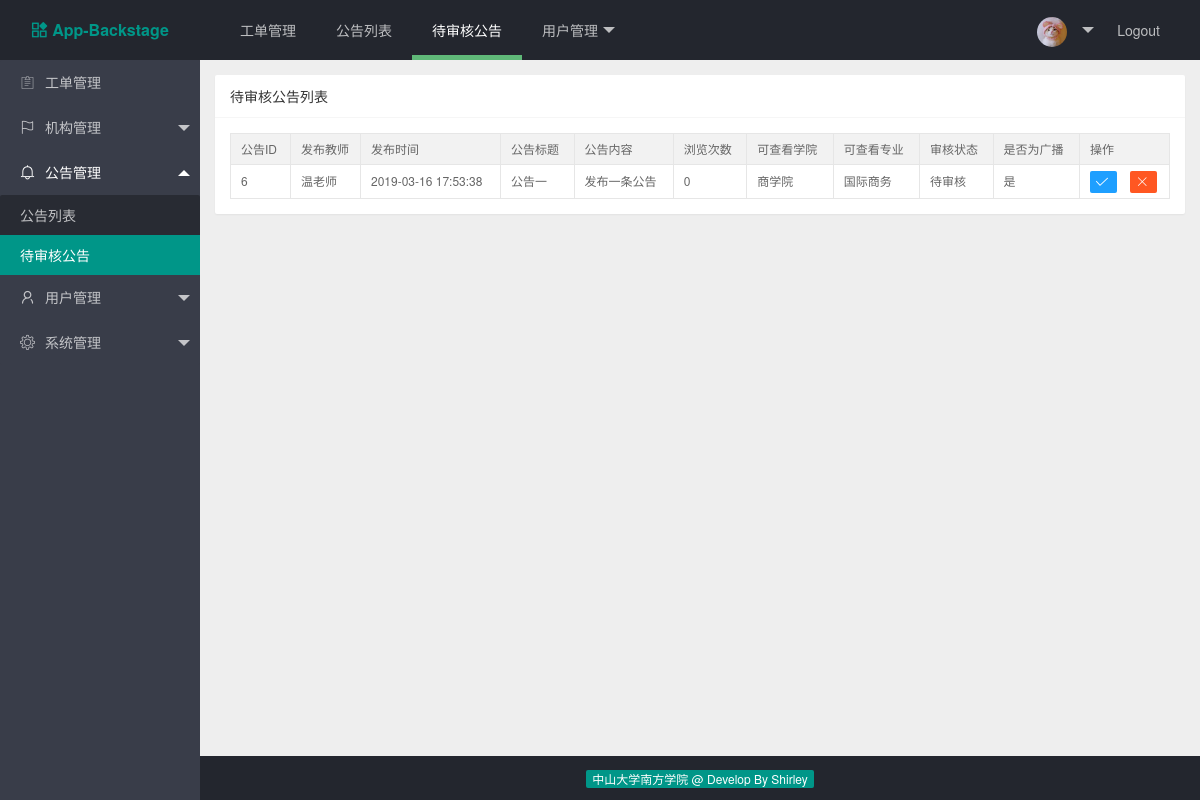
/index.php/web/nt_mgt/unreview_list, run on the app's committed database.
### tables this page shows
CREATE TABLE IF NOT EXISTS `notice_tb` (
  `notice_id` int(11) NOT NULL AUTO_INCREMENT COMMENT '公告ID',
  `notice_tea_id` int(11) NOT NULL COMMENT '发布公告教师的ID',
  `notice_time` datetime NOT NULL COMMENT '发布公告的时间',
  `notice_title` varchar(200) NOT NULL DEFAULT '0' COMMENT '公告标题',
  `notice_content` text NOT NULL COMMENT '公告内容',
  `notice_read_times` int(11) NOT NULL DEFAULT '0' COMMENT '公告被浏览次数',
  `college_id` int(11) NOT NULL COMMENT '可查看的学院ID',
  `major_id` int(11) NOT NULL COMMENT '可查看的专业ID',
  `notice_pass_review` int(11) NOT NULL COMMENT '是否通过审核',
  `notice_is_all` int(11) DEFAULT NULL COMMENT '是否发送至全校',
  PRIMARY KEY (`notice_id`)
);

CREATE TABLE IF NOT EXISTS `tea_user_tb` (
  `tea_id` bigint(20) NOT NULL AUTO_INCREMENT COMMENT '教师用户ID',
  `role_id` int(11) NOT NULL DEFAULT '0' COMMENT '角色ID',
  `tea_account` varchar(50) NOT NULL DEFAULT '0' COMMENT '工号，为登录账号',
  `tea_password` varchar(50) NOT NULL DEFAULT '0' COMMENT '登录密码',
  `tea_name` varchar(50) NOT NULL DEFAULT '0' COMMENT '教师姓名',
  `tea_spell` varchar(50) NOT NULL DEFAULT '0' COMMENT '姓名拼音',
  `tea_sex` varchar(50) NOT NULL DEFAULT '0' COMMENT '教师性别',
  `college_id` int(11) DEFAULT NULL COMMENT '学院ID',
  `major_id` int(11) DEFAULT NULL COMMENT '专业ID',
  `tea_phone` varchar(50) DEFAULT NULL COMMENT '电话',
  `tea_course` varchar(200) DEFAULT NULL COMMENT '所有教授课程，以逗号分隔',
  `tea_isInstructor` int(2) DEFAULT NULL COMMENT '是否为辅导员',
  PRIMARY KEY (`tea_id`)
);

CREATE TABLE IF NOT EXISTS `college_info_tb` (
  `college_id` int(11) NOT NULL AUTO_INCREMENT COMMENT '学院id',
  `college_name` varchar(200) NOT NULL COMMENT '学院名称',
  `college_icon` varchar(100) NOT NULL COMMENT '学院图标',
  `college_address` varchar(300) NOT NULL COMMENT '学院地址',
  `college_introduction` text NOT NULL COMMENT '学院简介',
  PRIMARY KEY (`college_id`)
);

CREATE TABLE IF NOT EXISTS `major_info_tb` (
  `major_id` int(11) NOT NULL AUTO_INCREMENT COMMENT '专业id',
  `college_id` int(11) NOT NULL COMMENT '所属学院id',
  `major_name` varchar(50) NOT NULL COMMENT '专业名称',
  `major_introduction` varchar(800) NOT NULL COMMENT '专业简介',
  PRIMARY KEY (`major_id`)
);

### application/controllers/web/Notice.php (called while the page is built, shortened)
<?php
class Notice extends CI_Controller {
	public function get_unreview_notice()
	{
		$this->load->model('web/notice_model');
		$res = $this->notice_model->get_unreview_notice();
		return $res;
	}
	public function unreview($page = 'unreview')
	{
		$data['unreview_notice_list'] = $this->get_unreview_notice();
		$this->load->view('common/header');
		$this->load->view('common/navbar');
		$this->load->view('common/sidebar');
		$this->load->view('notice/unreview', $data);
		$this->load->view('common/footer');
	}
}

### index.php (called while the page is built, shortened)
<?php
require_once BASEPATH.'core/CodeIgniter.php';

### application/models/web/Notice_model.php (called while the page is built, shortened)
<?php
class Notice_model extends CI_Model {
    public static $table_name = 'notice_tb';
    public function get_unreview_notice()
    {
        $this->db->select('*');
        $this->db->join('college_info_tb','college_info_tb.college_id = notice_tb.college_id');
        $this->db->join('major_info_tb','major_info_tb.major_id = notice_tb.major_id');
        $this->db->join('tea_user_tb','tea_user_tb.tea_id = notice_tb.notice_tea_id');
        $this->db->where('notice_pass_review', 0);
        $query_res = $this->db->get(self::$table_name);
        return $query_res->result_array();
    }
}

### application/views/notice/unreview.php (the view)
<div class="layui-body layui-bg-gray">
    <div style="padding: 15px;" id="unreview_list">
        <div class="layui-card">
            <div class="layui-card-header">
                待审核公告列表
            </div>
            <div class="layui-card-body">
                <table class="layui-table" lay-size="sm">
                    <colgroup>
                        <col width="60">
                        <col width="70">
                        <col width="140">
                        <col>
                        <col>
                        <col>
                        <col>
                        <col>
                        <col>
                        <col>
                        <col width="90">
                    </colgroup>
                    <thead>
                        <tr>
                            <th>公告ID</th>
                            <th>发布教师</th>
                            <th>发布时间</th>
                            <th>公告标题</th>
                            <th>公告内容</th>
                            <th>浏览次数</th>
                            <th>可查看学院</th>
                            <th>可查看专业</th>
                            <th>审核状态</th>
                            <th>是否为广播</th>
                            <th>操作</th>
                        </tr>
                    </thead>
                    <tbody>
                        <?php foreach ($unreview_notice_list as $notice):?>
                            <tr>
                                <td><?php echo $notice['notice_id'];?></td>
                                <td><?php echo $notice['tea_name'];?></td>
                                <td><?php echo $notice['notice_time'];?></td>
                                <td><?php echo $notice['notice_title'];?></td>
                                <td><?php echo $notice['notice_content'];?></td>
                                <td><?php echo $notice['notice_read_times'];?></td>
                                <td><?php echo $notice['college_name'];?></td>
                                <td><?php echo $notice['major_name'];?></td>
                                <td>
                                    <?php
                                        if ($notice['notice_pass_review'] === '0') {
                                            echo '待审核';
                                        } else if ($notice['notice_pass_review'] === '1') {
                                            echo '审核通过';
                                        } else {
                                            echo '审核不通过';
                                        }
                                    ?>
                                </td>
                                <td><?php echo $notice['notice_content'] === '0' ? '否' : '是';?></td>
                                <td>
                                    <a title="点击审核通过" href="<?php echo site_url('web/nt_mgt/pass_notice').'?notice_id='.$notice['notice_id']; ?>"
                                        class="layui-btn layui-btn-normal layui-btn-xs">
                                        <i class="layui-icon">&#xe605;</i>
                                    </a>
                                    <a title="点击审核不通过" href="<?php echo site_url('web/nt_mgt/unpass_notice').'?notice_id='.$notice['notice_id']; ?>"
                                        class="layui-btn layui-btn-danger layui-btn-xs">
                                        <i class="layui-icon">&#x1006;</i>
                                    </a>
                                </td>
                            </tr>
                        <?php endforeach;?>
                    </tbody>
                </table>
            </div>
        </div>
    </div>
</div>

### public/layui/css/layui.css (style rules this page uses)
.layui-btn,.layui-edge,.layui-inline,img { vertical-align:middle }
.layui-btn,.layui-disabled,.layui-icon,.layui-unselect { -webkit-user-select:none;-ms-user-select:none;-moz-user-select:none }
blockquote,body,button,dd,div,dl,dt,form,h1,h2,h3,h4,h5,h6,input,li,ol,p,pre,td,textarea,th,ul { margin:0;padding:0;-webkit-tap-highlight-color:rgba(0,0,0,0) }
table { border-collapse:collapse;border-spacing:0 }
body { line-height:24px;font:14px Helvetica Neue,Helvetica,PingFang SC,Tahoma,Arial,sans-serif }
a { color:#333;text-decoration:none }
.layui-icon { font-family:layui-icon!important;font-size:16px;font-style:normal;-webkit-font-smoothing:antialiased;-moz-osx-font-smoothing:grayscale }
.layui-body { position:absolute;left:200px;right:0;top:0;bottom:0;z-index:998;width:auto;overflow:hidden;overflow-y:auto;box-sizing:border-box }
.layui-layout-body { overflow:hidden }
.layui-layout-admin .layui-body { top:60px;bottom:44px }
.layui-btn,.layui-input,.layui-select,.layui-textarea,.layui-upload-button { outline:0;-webkit-appearance:none;transition:all .3s;-webkit-transition:all .3s;box-sizing:border-box }
.layui-card { margin-bottom:15px;border-radius:2px;background-color:#fff;box-shadow:0 1px 2px 0 rgba(0,0,0,.05) }
.layui-card:last-child { margin-bottom:0 }
.layui-card-header { position:relative;height:42px;line-height:42px;padding:0 15px;border-bottom:1px solid #f6f6f6;color:#333;border-radius:2px 2px 0 0;font-size:14px }
.layui-card-body { position:relative;padding:10px 15px;line-height:24px }
.layui-card-body .layui-table { margin:5px 0 }
.layui-bg-gray { background-color:#eee!important;color:#666!important }
.layui-btn { display:inline-block;height:38px;line-height:38px;padding:0 18px;background-color:#009688;color:#fff;white-space:nowrap;text-align:center;font-size:14px;border:none;border-radius:2px;cursor:pointer }
.layui-btn+.layui-btn { margin-left:10px }
.layui-btn .layui-icon { margin-right:3px;font-size:18px;vertical-align:bottom;vertical-align:middle\9 }
.layui-btn-normal { background-color:#1E9FFF }
.layui-btn-danger { background-color:#FF5722 }
.layui-btn-xs { height:22px;line-height:22px;padding:0 5px;font-size:12px }
.layui-btn-xs i { font-size:14px!important }
.layui-table,.layui-table-view { margin:10px 0 }
.layui-table { width:100%;background-color:#fff;color:#666 }
.layui-table tr { transition:all .3s;-webkit-transition:all .3s }
.layui-table th { text-align:left;font-weight:400 }
.layui-table tbody tr:hover,.layui-table thead tr,.layui-table-click,.layui-table-header,.layui-table-hover,.layui-table-mend,.layui-table-patch,.layui-table-tool,.layui-table-total,.layui-table-total tr,.layui-table[lay-even] tr:nth-child(even) { background-color:#f2f2f2 }
.layui-table td,.layui-table th,.layui-table-col-set,.layui-table-fixed-r,.layui-table-grid-down,.layui-table-header,.layui-table-page,.layui-table-tips-main,.layui-table-tool,.layui-table-total,.layui-table-view,.layui-table[lay-skin=line],.layui-table[lay-skin=row] { border-width:1px;border-style:solid;border-color:#e6e6e6 }
.layui-table td,.layui-table th { position:relative;padding:9px 15px;min-height:20px;line-height:20px;font-size:14px }
.layui-table[lay-size=sm] td,.layui-table[lay-size=sm] th { font-size:12px;padding:5px 10px }

### data on the page
notice_tb: notice_id "6", tea_user_tb.tea_name "温老师", notice_time "2019-03-16 17:53:38", notice_title "公告一", notice_content "发布一条公告", notice_read_times "0", college.college_name "商学院", major.major_name "国际商务", notice_pass_review "待审核", shows "是"
